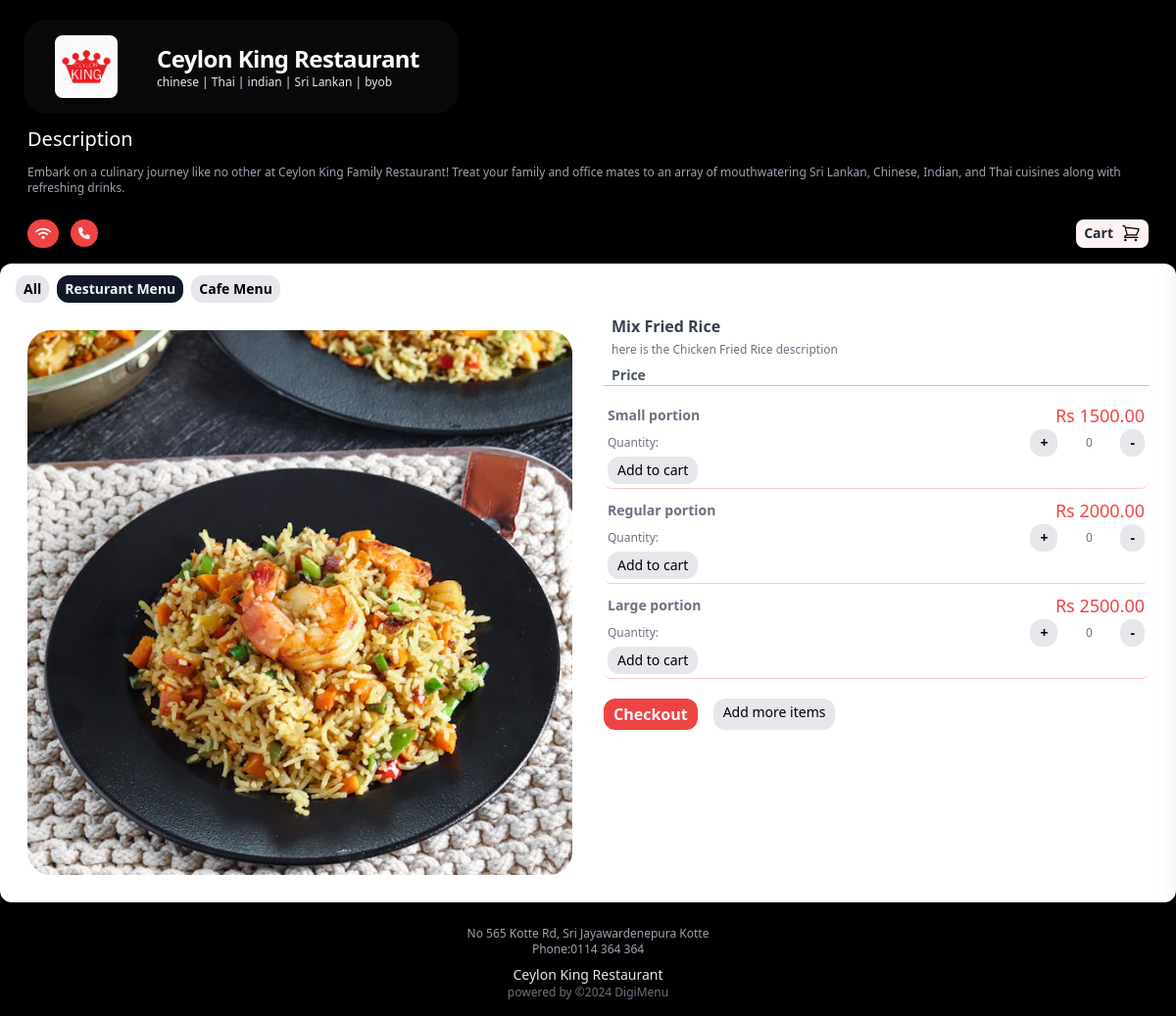
Screenshot of /app/1/product/2/ with the database file from the repository.
### main/models.py (models this page shows, shortened)
class Profile(models.Model):
	user = models.OneToOneField(User, on_delete=models.CASCADE)
	phone = models.CharField(max_length=20, blank=True)
	address1 = models.CharField(max_length=200, blank=True)
	resturant_name = models.CharField(max_length=200, blank=True)
	resturant_slogan = models.CharField(max_length=200, blank=True)
	image = models.ImageField(upload_to='uploads/product/',blank=True, null=True )
	description = models.CharField(max_length=400, default='0', blank=True, null=True)
	city = models.CharField(max_length=200, blank=True)
	zipcode = models.CharField(max_length=200, blank=True)
	country = models.CharField(max_length=200, blank=True)

class Menu(models.Model):
	user = models.ForeignKey(User, on_delete=models.CASCADE)
	name = models.CharField(max_length=50)

class Product(models.Model):
    name = models.CharField(max_length=100)
    menu = models.ForeignKey(Menu, on_delete=models.CASCADE, default=1)
    description = models.CharField(max_length=250, default='0', blank=True, null=True)
    image = models.ImageField(upload_to='uploads/product/', blank=True, null=True)

class Portion(models.Model):
    product = models.ForeignKey(Product, on_delete=models.CASCADE, related_name='portions')
    name = models.CharField(max_length=100)
    price = models.DecimalField(default=0, decimal_places=2, max_digits=6)

### main/views.py (the view)
# urls.py: path('<int:resturant_id>/product/<int:product_id>/', views.item, name='product'),
def item(request,resturant_id, product_id):
    profile = get_object_or_404(Profile, id=resturant_id)
    menus = Menu.objects.filter(user=profile.user)
    product = get_object_or_404(Product, id=product_id)
    current_menu = product.menu
    context = {
        'product': product,
        'menus': menus,
        'resturant': profile,
        'menu_id':current_menu.id,
        'active_view': 'menu'
    }
    return render(request, 'product.html', context)

### cart/cart.py (called while the page is built)
    def cart_total(self, app_id):
        self.session_key = f'app_{app_id}_cart'
        self.cart = self.session.get(self.session_key, {})
        portion_ids = self.cart.keys()
        portions = Portion.objects.filter(id__in=portion_ids)
        quantities = self.cart
        total = 0
        for key, value in quantities.items():
            key = int(key)
            for portion in portions:
                if portion.id == key:
                    total = total + (portion.price * value)
        return total

    def __len__(self):
        return len(self.cart)

    def get_prods(self):
        portion_ids = self.cart.keys()
        portions = Portion.objects.filter(id__in=portion_ids)
        return portions

    def get_quants(self):
        return self.cart

### cart/context_processors.py (called while the page is built)
def cart_items(request):
    app_id = request.resolver_match.kwargs.get('resturant_id')
    cart = Cart(request, app_id)
    return {
        'cart_products': cart.get_prods(),
        'quantities': cart.get_quants(),
        'total_items': cart.__len__(),
        'totals': cart.cart_total(app_id),
    }

### main/context_processors.py (called while the page is built)
def resturant(request):
    resturant_id = request.resolver_match.kwargs.get('resturant_id', None)
    if resturant_id:
        profile = get_object_or_404(Profile, id=resturant_id)
        menus = Menu.objects.filter(user=profile.user)
        return {
            'menus': menus,
            'resturant': profile,
        }
    return {}

### main/templates/product.html (shortened to what this page needs)
{% extends 'mainbase.html' %}
{% load static %}
{% block content %}
<div class="flex flex-col lg:flex-row bg-white rounded-3xl p-3">
  <div class="h-auto lg:w-1/2 p-4">
    <img src="{{product.image.url}}" alt="{{product.name}}" class="w-full aspect-square  object-cover rounded-3xl object-center">
  </div>
  <div class="lg:w-1/2 px-4">
    <h3 class="text-gray-700 font-bold px-2">
      {{product.name}}
    </h3>
    <p class="px-2 mt-1 text-xs text-gray-500">{{product.description}}</p>
    <h4 class="font-semibold text-sm text-gray-600 mt-2 mx-2">Price</h4>
    <div class="text-xs text-gray-500 pt-2 border-t border-red-300 ">
      {% for portion in product.portions.all %}
      <div class="my-1  px-1 border-b border-red-200 bg-white p-1 rounded-lg justify-between">
        <div class="flex flex-row justify-between items-center">
          <P class="text-left font-bold text-gray-500 text-sm">{{portion.name}} portion</P>
          <P class="text-right text-lg text-red-500">Rs {{portion.price}}</P>
        </div>
        <div class="w-full flex flex-row items-center justify-between">
          <div class="text-left text-gray-500 text-xs">Quantity:</div>
          <div class="flex flex-row ">
            <button id="increase{{portion.id}}" class="py-1 px-2.5 justify-center items-center  text-sm font-bold rounded-xl bg-gray-200 text-black">+</button>
            <input type="number" id="quantity{{portion.id}}" class="w-16  text-center" value="0" min="0">
            <button id="decrease{{portion.id}}" class="py-1 px-2.5 justify-center items-center  text-sm font-bold rounded-xl bg-gray-200 text-black">-</button>
          </div>
        </div>
        <div class="bg-white justify-end">
          <button id="add-cart"  data-index="{{portion.id}}" class="add-cart py-1 px-2.5 justify-center items-center  text-sm rounded-xl bg-gray-200 text-black">Add to cart</button>
        </div>
      </div>
      {% endfor %}
    </div>
    <div class="flex flex-row justify-start py-4">
      <a href="{% url 'summary' resturant_id=resturant.id %}" value="{{product.id}}" class="py-1 px-2.5 justify-center items-center font-bold rounded-xl bg-red-500 text-gray-100 mr-4">Checkout</a>
      <a href="{% url 'menuhome' resturant.id %}"  value="{{product.id}}" class="py-1 px-2.5 justify-center items-center text-sm rounded-xl bg-gray-200 text-black mr-4">Add more items</a>
    </div>
  </div>
</div>
{% endblock %}

### main/templates/mainheader.html (shortened to what this page needs)
{% load static %}
<div class=" pt-2 p-6 flex flex-col " style="background-color: #000000;" >
  <div class="">
    <div class="">
      <div class="flex mt-3 bg-zinc-950 max-w-fit justify-center items-center rounded-3xl px-4">
        <img src="{{resturant.image.url}}" alt="Company Logo" class="w-16 h-16 m-4 rounded-lg shadow-lg">
        <div class="flex flex-col  justify-center ">
          <p class=" text-3xl mx-6 mt-3 text-left font-bold tracking-tight text-white sm:text-2xl">{{resturant.resturant_name}}</p>
          <p class="text-xs ml-6 mb-3 text-left text-gray-200">{{resturant.resturant_slogan}}</p>
          </div>
      </div>
      <h1 class="text-white text-xl px-1 my-3 ">Description</h1>
      <p class="text-gray-400 text-xs mx-1 mb-6">{{resturant.description}}</p>
      <nav class="flex flex-row px-1 pb-3 w-full justify-between ">
        <div class="flex justify-center items-center flex-row">
          <button class="flex bg-red-500 rounded-3xl p-2 mr-2">
          </button>
          <a href="https://wa.me/{{resturant.phone}}" class="flex mx-1 bg-red-500 rounded-3xl p-2 mr-2">
          </a>
        </div>
        <button id="toggleButton" class="relative bg-red-50 rounded-lg flex flex-row px-2 justify-center items-center">
          <P class="text-gray-800 text-sm font-bold mr-2">Cart</P>
          </div>
    </div>
  </div>

### main/templates/tabs.html
{% load static %}
<div class="mt-3">
  <div class="flex justify-start mx-3 ">
    <a href="{% url 'menuhome' resturant.id %}"
    class=" px-2 py-1 mx-1 text-sm font-bold rounded-xl text-black {% if active_view == 'all' %}
    bg-gray-900 text-gray-100 {% else %} bg-gray-200
    {% endif %}">All
    </a>
    {% for menu in menus %}
    <a href="{% url 'menu' resturant.id menu.id %}"
       class=" px-2 py-1 mx-1 text-sm font-bold rounded-xl {% if menu.id == menu_id %}bg-gray-900 text-gray-100{% else %}bg-gray-200 text-black{% endif %}">
        {{ menu.name }}   Menu
    </a>
    {% endfor %}
  </div>
</div>

### main/templates/mainfooter.html
<footer class="bg-black py-4">
    <div class="container mx-auto px-4 flex flex-col items-center justify-center">
      <p class="text-gray-400 text-xs mt-2">No 565 Kotte Rd, Sri Jayawardenepura Kotte </p>
      <p class="text-gray-400 text-xs">Phone:0114 364 364 </p>
      <p class="text-gray-200 text-sm pt-2">{{resturant.resturant_name}}</p>
      <p class="text-gray-500 text-xs text-center">powered by <a href="#" class="text-gray-500">©2024 DigiMenu</a></p>
    </footer>

### main/templates/product.html (style rules this page uses)
input[type="number"] { -moz-appearance: textfield; }

### rows the page displays
Profile: image (picture), resturant_name "Ceylon King Restaurant", resturant_slogan "chinese | Thai | indian | Sri Lankan | byob", description "Embark on a culinary journey like no other at Ceylon King Family Restaurant! Treat your family and office mates to an array of mouthwatering Sri Lankan, Chinese, Indian, and Thai cuisines along with refreshing drinks."
Menu: name "Resturant"
Menu: name "Cafe"
Product: image (picture), name "Mix Fried Rice", description "here is the Chicken Fried Rice description"
Portion: name "Small", price "1500.00"
Portion: name "Regular", price "2000.00"
Portion: name "Large", price "2500.00"
